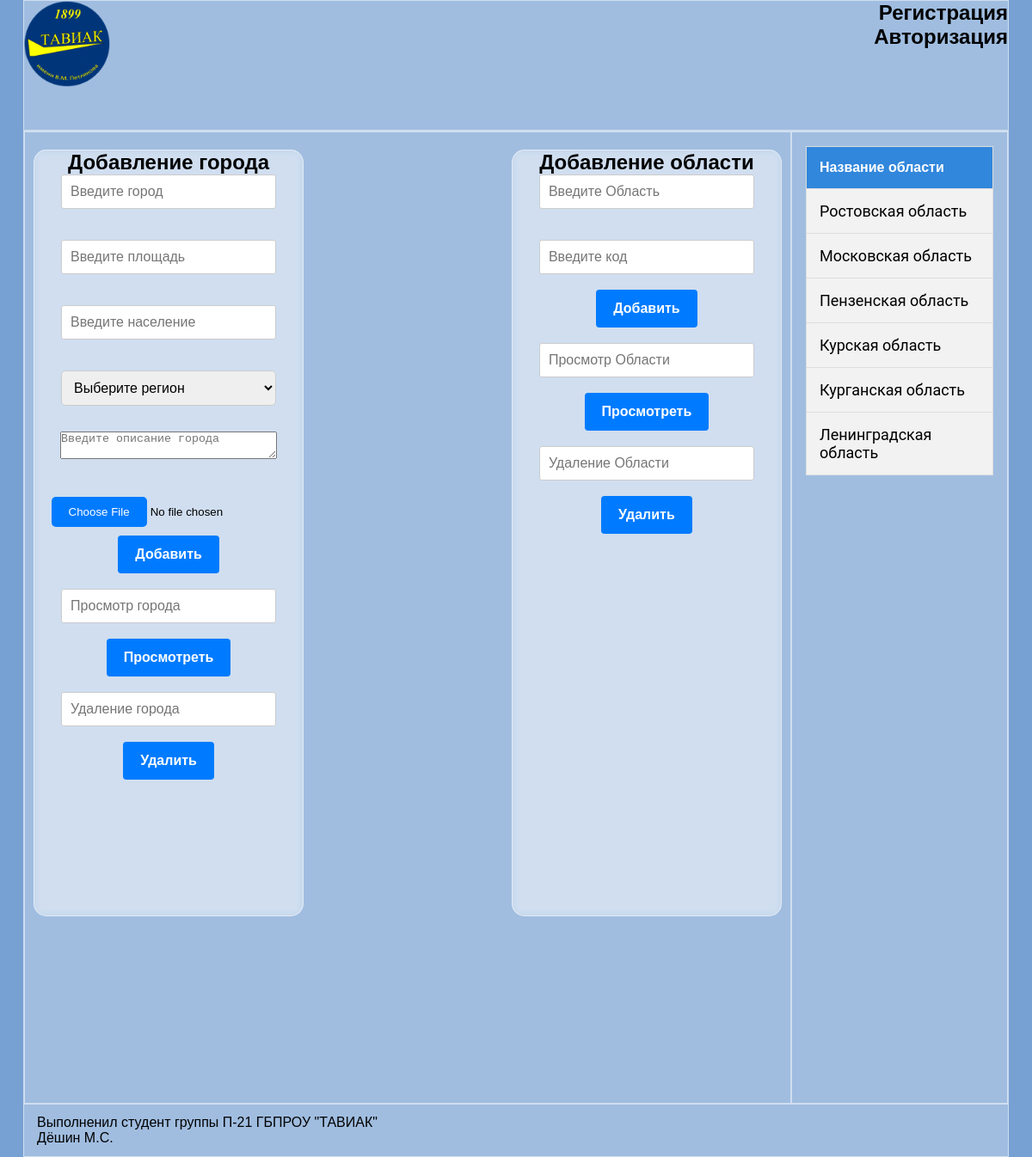
The page /index.php?content=admin.php on the database its author committed.
### tables this page shows
CREATE TABLE `region` (
  `id` int NOT NULL,
  `name` varchar(30) NOT NULL,
  `kod` int NOT NULL
);

### admin.php (the view, shortened to what this page needs)
<div class="table-container">
    <div class="table3">
        <h2>Добавление города</h2>
        <?php
        echo '<form method="POST" action="city_add.php"  enctype="multipart/form-data">';
        echo '<input class="input" type="text" name="answer" placeholder="Введите город"><br><br>';
        echo '<input class="input" type="text" name="answer2" placeholder="Введите площадь"><br><br>';
        echo '<input class="input" type="text" name="answer3" placeholder="Введите население"><br><br>';
    ?>
    <select name="answer4">
        <option value="">Выберите регион</option>
    </select><?php
        echo '<br><textarea name="answer5" placeholder="Введите описание города"></textarea><br>';
        echo '<input  class="input" type="file" name="uploadfile" value="Обзор"><br>';
        echo '<input type="submit" value="Добавить" name="input_button">';
        echo '</form>';
        echo '<br><form action="city_view.php" method="GET">';
        echo '<input type="text" name="name" placeholder="Просмотр города"><br>';
        echo '<input type="submit" value="Просмотреть" name="view_button">';
        echo '</form>';
        echo '<br><form method="POST" action="city_delete.php" >';
        echo '<input class="input" type="text" name="delete" placeholder="Удаление города"><br>';
        echo '<input type="submit" value="Удалить" name="input_button">';
        echo '</form><br>';
        ?>
    </div>
    <div class="table2">
        <h2>Добавление области</h2>
        <?php
        echo '<form method="POST" action="region_add.php">';
        echo '<input class="input" type="text" name="answer" placeholder="Введите Область"><br><br>';
        echo '<input class="input" type="text" name="answer2" placeholder="Введите код"><br>';
        echo '<input type="submit" value="Добавить" name="input_button">';
        echo '</form>';
        echo '<br><form action="region_view.php" method="GET">';
        echo '<input type="text" name="name" placeholder="Просмотр Области"><br>';
        echo '<input type="submit" value="Просмотреть" name="view_button">';
        echo '</form>';
        echo '<br><form method="POST" action="region_delete.php">';
        echo '<input class="input" type="text" name="delete" placeholder="Удаление Области"><br>';
        echo '<input type="submit" value="Удалить" name="input_button">';
        echo '</form><br>';
        ?>
    </div>
</div>

### sidebar.php
<div class="sidebar"><?php
$mysql = "SELECT id,name
            FROM region";
            $result = $dbcon->query($mysql);
            $city_data = $result->fetch_all(MYSQLI_ASSOC);?>
                <div class="tablGL">
                <div class="tabl">
                <?php
                echo "<table >";
                echo "<tr><th >Название области</th></tr>";
                foreach ($result as $row) {
                    echo "<tr> <td ><p><a class='link_sidebar' href='?region=" . $row['id'] . "'>" . $row['name'] . "</a></p></td> </tr>";
                }
                echo "</table>";
                ?></div></div>
            </div>

### css/style.css (style rules this page uses)
* { margin: 0px; padding: 0px; }
html { font-family: 'poppins', sans-serif; background-color: #77A1D3; }
body { justify-content: center; display: flex; margin: 0px; padding: 0px; overflow: auto; }
a { text-decoration: none; }
.link_sidebar { color: black; font-family: 'Roboto', sans-serif; font-size: 18px; }
.table-container { display: flex; height: 100vh; overflow-y: auto; }
.table2 { display: flex; flex-direction: column; align-items: center; height: 100ch; width: 312px; margin: 0 10px; margin-top: 20px; text-align: center; margin-left: auto; background-color:rgba(255, 255, 255, 0.3); border-radius: 15px; backdrop-filter: blur(5.5px); -webkit-backdrop-filter: blur(5.5); background: rgba(255, 255, 255, 0.30); border: 1px solid rgba(255, 255, 255, 0.5); font-family: 'poppins',sans-serif; }
.table3 { display: flex; flex-direction: column; align-items: center; height: 100ch; margin: 0 10px; margin-top: 20px; text-align: center; margin-right: auto; background-color:rgba(255, 255, 255, 0.3); border-radius: 15px; backdrop-filter: blur(5.5px); -webkit-backdrop-filter: blur(5.5); background: rgba(255, 255, 255, 0.30); border: 1px solid rgba(255, 255, 255, 0.5); font-family: 'poppins',sans-serif; }
.sidebar { width: 250px; margin-left: auto; border: 1px solid rgba(255, 255, 255, 0.5); }
.tablGL { justify-content: center; }
table { background-color: #f2f2f2; border-radius: 0.25em; border-collapse: collapse; margin: 1em; }
table, th, td { border: 1px solid #ddd; }
th, td { padding: 15px; text-align: left; }
th { background-color: #3187dc; color: white; }
tr:nth-child(even) { background-color: #f2f2f2; }
input[type="text"] { display: block; color: inherit; width: 250px; padding: 10px; font-family: inherit; font-size: var(--inputFontSize); font-weight: inherit; line-height: var(--inputLineHeight); border-radius: 0.4rem; transition: box-shadow var(--transitionDuration); margin: 0 auto; border: 1px solid #ccc; border-radius: 3px; box-sizing: border-box; }
input[type="submit"] { margin: 0; color: #ffffff; background-color: #007bff; font-family: inherit; font-size: 16px; font-weight: bold; line-height: 1.5; border: none; border-radius: 4px; padding: 10px 20px; cursor: pointer; transition: background-color 0.3s, box-shadow 0.3s; }
.input[type="file"] { margin-right: 10px; padding: 10px; padding-left: 0px; border-radius: 5px; cursor: pointer; box-sizing: border-box; }
textarea { width: 250px; min-width: 250px; max-width: 250px; max-height: 100px; margin: 30px; }
select[name="answer4"] { width: 250px; padding: 10px; border: 1px solid #ccc; border-radius: 5px; box-sizing: border-box; cursor: pointer; font-size: 16px; }
option { padding: 10px; background-color: #f9f9f9; }

### rows shown on the page
region: name "Ростовская область"
region: name "Московская область"
region: name "Пензенская область"
region: name "Курская область"
region: name "Курганская область"
region: name "Ленинградская область"
